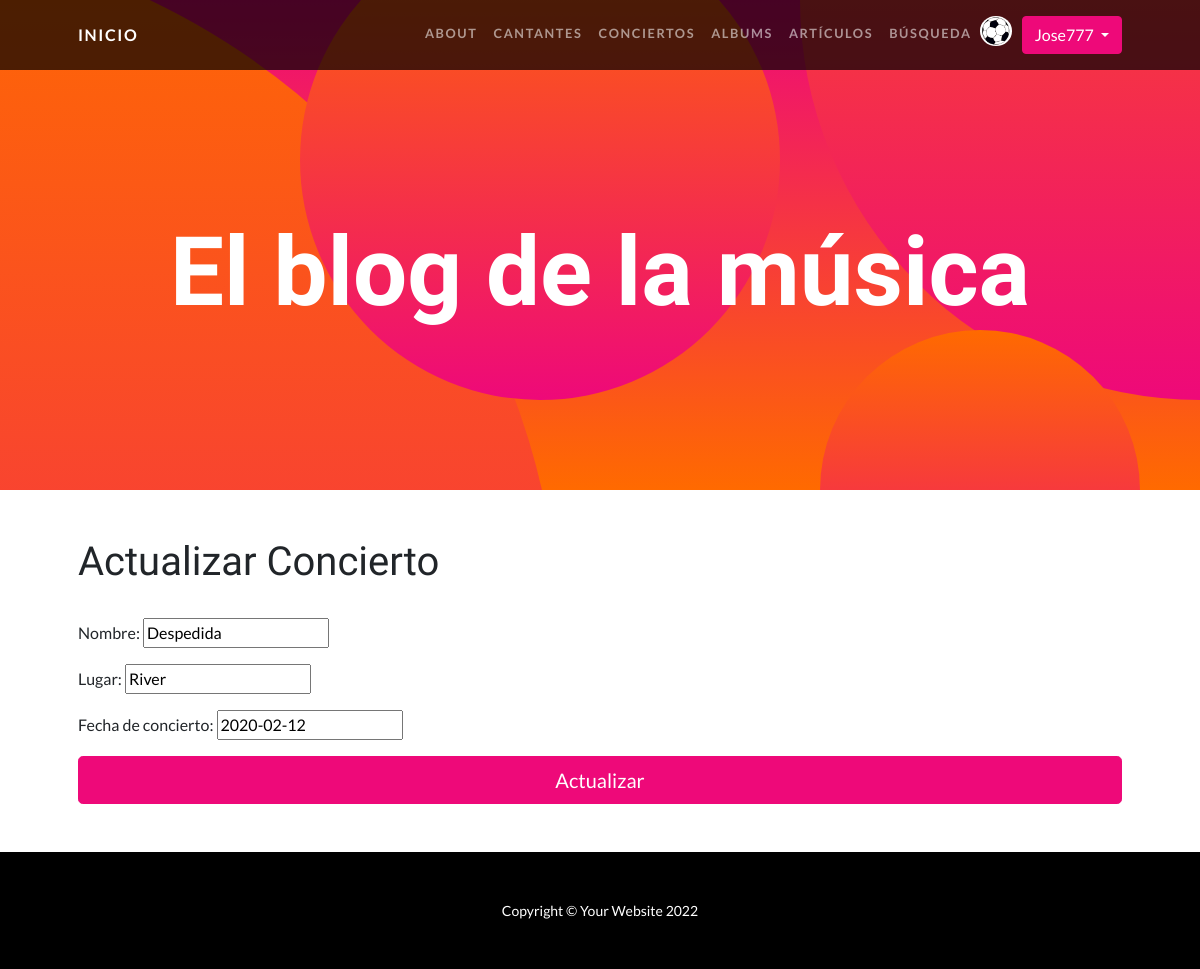
Page /AppBlog/editar_concierto/1 (signed in) on the earlier database version.
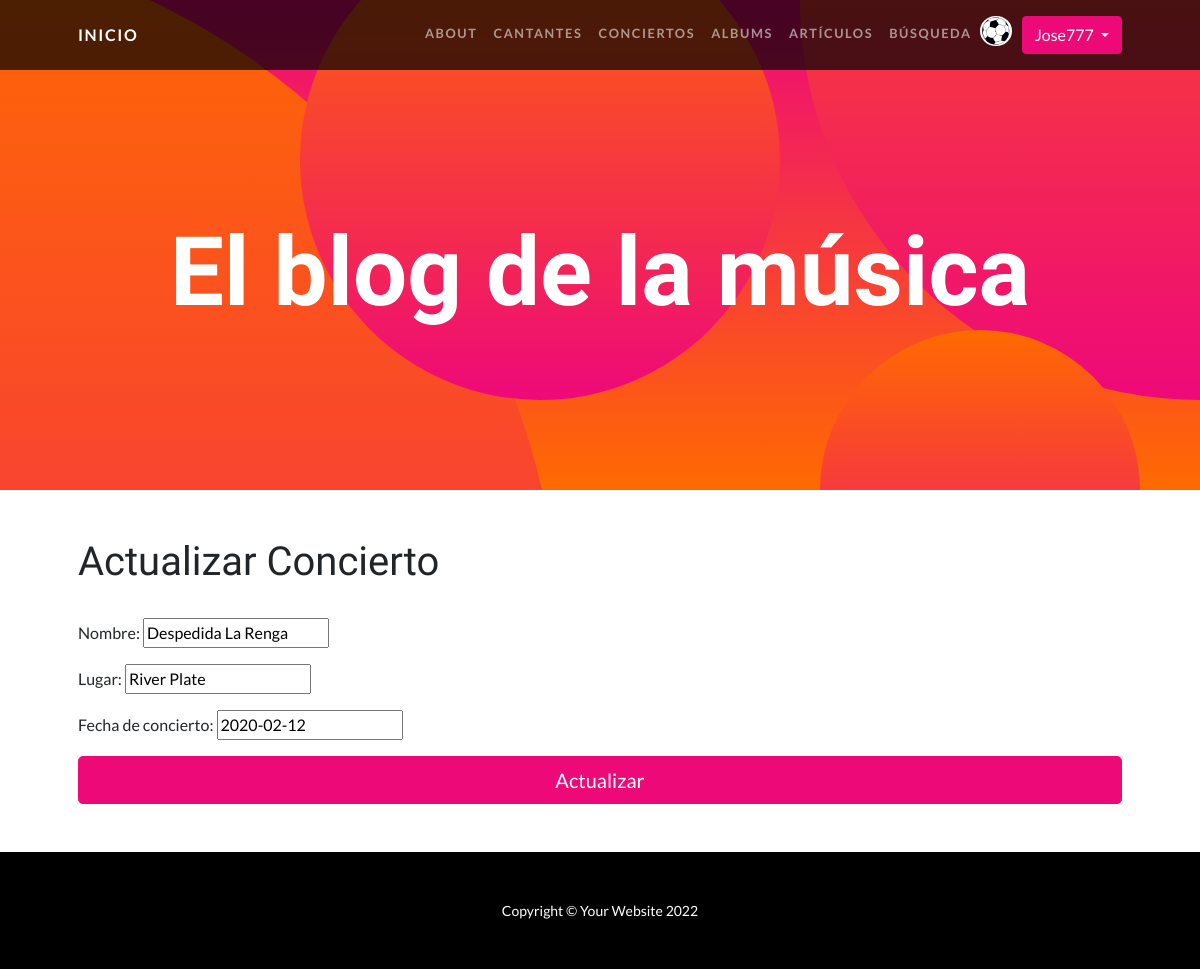
Same page on the later database version.
### AppBlog/models.py (models this page shows, shortened)
class Concierto(models.Model):
    nombre = models.CharField(max_length=30)
    lugar = models.CharField(max_length=30)
    fecha_de_concierto = models.DateField(null=True)

### AppBlog/views.py (the view, shortened to what this page needs)
class ConciertoUpdateView(LoginRequiredMixin, UpdateView):
    model = Concierto
    fields = ["nombre", "lugar", "fecha_de_concierto"]

### AppBlog/templates/AppBlog/concierto_form.html
{% extends "AppBlog/padre.html" %}
{% load static %}
{% block contenidoQueCambia %}
<div class="container px-5 my-5">
    <h5 class="display-6" >Actualizar Concierto</h5>
    <br>
    <form action="" method="POST">{% csrf_token %}
        {{ form.as_p }}
        <div class="d-grid">
            <button class="btn btn-primary btn-lg enabled" id="submitButton" type="submit">Actualizar</button>
        </div>
    </form>
</div>
{% endblock %}

Differences in the rows shown:
changed Concierto: nombre "Despedida" → "Despedida La Renga"; lugar "River" → "River Plate"
